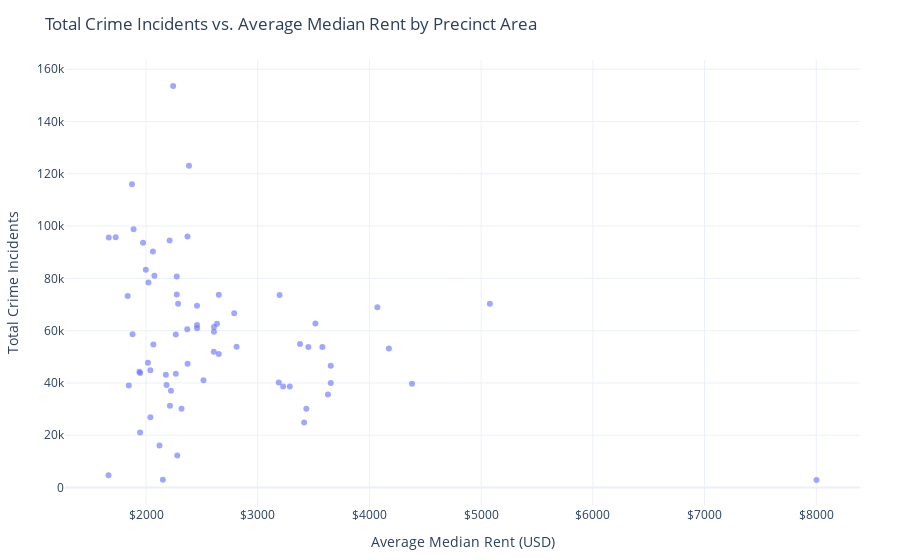
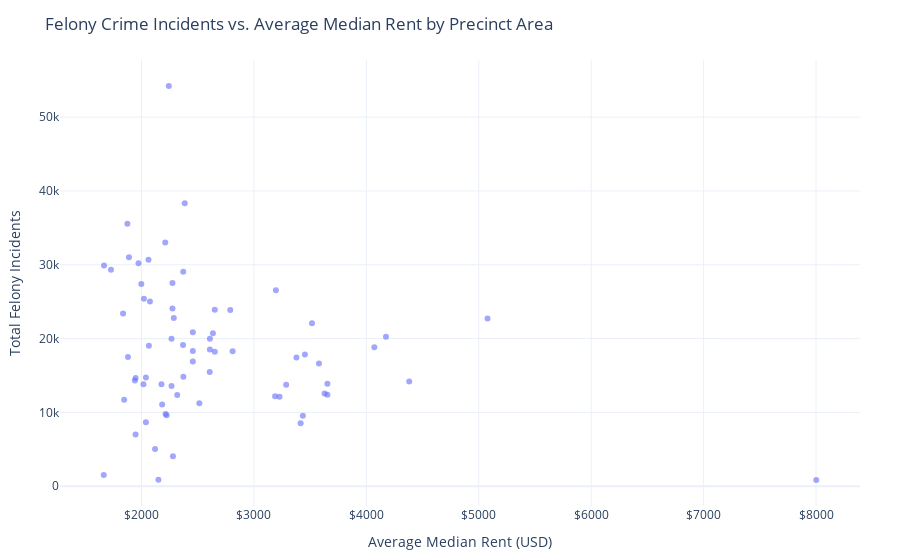

Notebook cell for these charts, in order:
### Code cell
# Aggregate crime and rent by precinct area
area_agg_data = (
    merged_df
    .groupby("precinct_area", as_index=False)
    .agg(
        total_crime=("count", "sum"),
        avg_median_rent=("median_rent", "mean")
    )
)

# Total Crime vs. Average Median Rent
fig1 = px.scatter(
    area_agg_data,
    x="avg_median_rent",
    y="total_crime",
    hover_name="precinct_area",
    title="Total Crime Incidents vs. Average Median Rent by Precinct Area",
    labels={
        "avg_median_rent": "Average Median Rent (USD)",
        "total_crime": "Total Crime Incidents"
    }
)

fig1.update_traces(
    marker=dict(size=6, opacity=0.6, line=dict(width=0)),
    hovertemplate=(
        "Area: %{hovertext}<br>"
        "Avg. Rent: $%{x:,.0f}<br>"
        "Total Crimes: %{y:,}<extra></extra>"
    )
)

fig1.update_layout(
    template="plotly_white",
    xaxis=dict(tickprefix="$"),
    margin=dict(l=60, r=40, t=60, b=50)
)

fig1.show()


# Felony Crime vs. Average Median Rent
felony_by_area = (
    merged_df[merged_df["law_cat_cd"] == "FELONY"]
    .groupby("precinct_area", as_index=False)["count"]
    .sum()
    .rename(columns={"count": "felony_count"})
)

area_rent_felony = (
    area_agg_data
    .merge(felony_by_area, on="precinct_area", how="left")
    .fillna({"felony_count": 0})
)

fig2 = px.scatter(
    area_rent_felony,
    x="avg_median_rent",
    y="felony_count",
    hover_name="precinct_area",
    title="Felony Crime Incidents vs. Average Median Rent by Precinct Area",
    labels={
        "avg_median_rent": "Average Median Rent (USD)",
        "felony_count": "Total Felony Incidents"
    }
)

fig2.update_traces(
    marker=dict(size=6, opacity=0.6, line=dict(width=0)),
    hovertemplate=(
        "Area: %{hovertext}<br>"
        "Avg. Rent: $%{x:,.0f}<br>"
        "Felony Crimes: %{y:,}<extra></extra>"
    )
)

fig2.update_layout(
    template="plotly_white",
    xaxis=dict(tickprefix="$"),
    margin=dict(l=60, r=40, t=60, b=50)
)

fig2.show()

### Figure 1 — Plotly figure (JSON) as saved in the notebook; plotly's stock layout.template omitted (floating-point values rounded to 4 significant figures)
{"data": [{"hovertemplate": "Area: %{hovertext}<br>Avg. Rent: $%{x:,.0f}<br>Total Crimes: %{y:,}<extra></extra>", "hovertext": ["Astoria", "Bay Ridge / Dyker Heights", "Bayside", "Bedford-Stuyvesant Central", "Bedford-Stuyvesant North", "Belmont / Tremont", "Bensonhurst", "Borough Park", "Brooklyn Heights / Downtown Brooklyn", "Brownsville", "Bushwick", "Canarsie", "Central Park", "Chelsea / Hudson Yards", "Coney Island / Brighton Beach", "Crown Heights North", "Crown Heights South", "East Flatbush", "East Harlem Central", "East Harlem North", "East Harlem South", "East New York", "East Village / Alphabet City", "Elmhurst / Corona", "Far Rockaway", "Financial District / Tribeca", "Flatbush / Ditmas Park", "Flatiron / Midtown South", "Flushing", "Forest Hills / Rego Park", "Fort Greene / Clinton Hill", "Fresh Meadows / Hillcrest", "Greenpoint", "Greenwich Village / West Village", "Hamilton Heights / Sugar Hill", "Highbridge / Grand Concourse", "Hunts Point", "Jackson Heights / East Elmhurst", "Jamaica Central", "Jamaica South", "Long Island City", "Marine Park / Mill Basin", "Midtown East", "Morningside Heights / Manhattanville", "Morrisania / Crotona Park East", "Norwood / Bedford Park", "Ozone Park / Howard Beach", "Park Slope", "Pelham Parkway / Morris Park", "Queens Village", "Red Hook / Carroll Gardens", "Richmond Hill / Woodhaven", "Ridgewood / Glendale", "Riverdale / Kingsbridge", "Rockaway Beach", "Sheepshead Bay / Madison", "Soundview", "South Bronx / Mott Haven", "Sunset Park / Windsor Terrace", "Throgs Neck / Co-op City", "University Heights / Fordham", "Upper East Side", "Upper West Side", "Upper West Side North", "Washington Heights North", "Washington Heights South", "West Harlem", "Williamsburg South", "Woodlawn / Wakefield"], "legendgroup": "", "marker": {"color": "#636efa", "line": {"width": 0}, "opacity": 0.6, "size": 6, "symbol": "circle"}, "mode": "markers", "name": "", "orientation": "v", "showlegend": false, "type": "scatter", "x": [2371.0, 2017.0, 2318.0, 2652.0, 2652.0, 2075.0, 1879.0, 1947.0, 3578.0, 1973.0, 2789.0, 2177.0, 8002.0, 4381.0, 2369.0, 2608.0, 2608.0, 2211.0, 2456.0, 2456.0, 2456.0, 2243.0, 3453.0, 2021.0, 2039.0, 4071.0, 2287.0, 5078.0, 2062.0, 2223.0, 3227.0, 2280.0, 3287.0, 4174.0, 2514.0, 1874.0, 2151.0, 1998.0, 2275.0, 2275.0, 3378.0, 2120.0, 3628.0, 3435.0, 2214.0, 1666.0, 1664.0, 3188.0, 1940.0, 1947.0, 3415.0, 1846.0, 2635.0, 2372.0, 2039.0, 2065.0, 1888.0, 2384.0, 2810.0, 2184.0, 1728.0, 3195.0, 3654.0, 3654.0, 2267.0, 2267.0, 2607.0, 3516.0, 1836.0], "xaxis": "x", "y": [96011, 47703, 30106, 51031, 73699, 81013, 58603, 43836, 53758, 93585, 66684, 43130, 2905, 39674, 60571, 61390, 59581, 94476, 62203, 69515, 60890, 153550, 53761, 78401, 44901, 68962, 70337, 70280, 90232, 36983, 38635, 12292, 38608, 53155, 41018, 116002, 2934, 83265, 80739, 73791, 54897, 16088, 35558, 30111, 31308, 95658, 4696, 40157, 44247, 21040, 24834, 39011, 62607, 47322, 26876, 54661, 98751, 123075, 53855, 39197, 95677, 73600, 39970, 46540, 58507, 43501, 51892, 62766, 73286], "yaxis": "y"}], "layout": {"legend": {"tracegroupgap": 0}, "margin": {"b": 50, "l": 60, "r": 40, "t": 60}, "title": {"text": "Total Crime Incidents vs. Average Median Rent by Precinct Area"}, "xaxis": {"anchor": "y", "domain": [0, 1], "tickprefix": "$", "title": {"text": "Average Median Rent (USD)"}}, "yaxis": {"anchor": "x", "domain": [0, 1], "title": {"text": "Total Crime Incidents"}}}}

### Figure 2 — Plotly figure (JSON) as saved in the notebook; plotly's stock layout.template omitted (floating-point values rounded to 4 significant figures)
{"data": [{"hovertemplate": "Area: %{hovertext}<br>Avg. Rent: $%{x:,.0f}<br>Felony Crimes: %{y:,}<extra></extra>", "hovertext": ["Astoria", "Bay Ridge / Dyker Heights", "Bayside", "Bedford-Stuyvesant Central", "Bedford-Stuyvesant North", "Belmont / Tremont", "Bensonhurst", "Borough Park", "Brooklyn Heights / Downtown Brooklyn", "Brownsville", "Bushwick", "Canarsie", "Central Park", "Chelsea / Hudson Yards", "Coney Island / Brighton Beach", "Crown Heights North", "Crown Heights South", "East Flatbush", "East Harlem Central", "East Harlem North", "East Harlem South", "East New York", "East Village / Alphabet City", "Elmhurst / Corona", "Far Rockaway", "Financial District / Tribeca", "Flatbush / Ditmas Park", "Flatiron / Midtown South", "Flushing", "Forest Hills / Rego Park", "Fort Greene / Clinton Hill", "Fresh Meadows / Hillcrest", "Greenpoint", "Greenwich Village / West Village", "Hamilton Heights / Sugar Hill", "Highbridge / Grand Concourse", "Hunts Point", "Jackson Heights / East Elmhurst", "Jamaica Central", "Jamaica South", "Long Island City", "Marine Park / Mill Basin", "Midtown East", "Morningside Heights / Manhattanville", "Morrisania / Crotona Park East", "Norwood / Bedford Park", "Ozone Park / Howard Beach", "Park Slope", "Pelham Parkway / Morris Park", "Queens Village", "Red Hook / Carroll Gardens", "Richmond Hill / Woodhaven", "Ridgewood / Glendale", "Riverdale / Kingsbridge", "Rockaway Beach", "Sheepshead Bay / Madison", "Soundview", "South Bronx / Mott Haven", "Sunset Park / Windsor Terrace", "Throgs Neck / Co-op City", "University Heights / Fordham", "Upper East Side", "Upper West Side", "Upper West Side North", "Washington Heights North", "Washington Heights South", "West Harlem", "Williamsburg South", "Woodlawn / Wakefield"], "legendgroup": "", "marker": {"color": "#636efa", "line": {"width": 0}, "opacity": 0.6, "size": 6, "symbol": "circle"}, "mode": "markers", "name": "", "orientation": "v", "showlegend": false, "type": "scatter", "x": [2371.0, 2017.0, 2318.0, 2652.0, 2652.0, 2075.0, 1879.0, 1947.0, 3578.0, 1973.0, 2789.0, 2177.0, 8002.0, 4381.0, 2369.0, 2608.0, 2608.0, 2211.0, 2456.0, 2456.0, 2456.0, 2243.0, 3453.0, 2021.0, 2039.0, 4071.0, 2287.0, 5078.0, 2062.0, 2223.0, 3227.0, 2280.0, 3287.0, 4174.0, 2514.0, 1874.0, 2151.0, 1998.0, 2275.0, 2275.0, 3378.0, 2120.0, 3628.0, 3435.0, 2214.0, 1666.0, 1664.0, 3188.0, 1940.0, 1947.0, 3415.0, 1846.0, 2635.0, 2372.0, 2039.0, 2065.0, 1888.0, 2384.0, 2810.0, 2184.0, 1728.0, 3195.0, 3654.0, 3654.0, 2267.0, 2267.0, 2607.0, 3516.0, 1836.0], "xaxis": "x", "y": [29071, 13832, 12376, 18219, 23922, 25016, 17497, 14668, 16610, 30199, 23871, 13825, 852, 14198, 19129, 18535, 19983, 33012, 18333, 20871, 16889, 54209, 17841, 25402, 14745, 18823, 22802, 22727, 30674, 9605, 12123, 4057, 13763, 20256, 11233, 35540, 884, 27411, 27537, 24090, 17451, 5060, 12577, 9562, 9781, 29898, 1517, 12178, 14309, 7003, 8517, 11718, 20740, 14828, 8678, 19041, 31017, 38330, 18288, 11089, 29337, 26558, 12399, 13896, 19987, 13587, 15471, 22083, 23413], "yaxis": "y"}], "layout": {"legend": {"tracegroupgap": 0}, "margin": {"b": 50, "l": 60, "r": 40, "t": 60}, "title": {"text": "Felony Crime Incidents vs. Average Median Rent by Precinct Area"}, "xaxis": {"anchor": "y", "domain": [0, 1], "tickprefix": "$", "title": {"text": "Average Median Rent (USD)"}}, "yaxis": {"anchor": "x", "domain": [0, 1], "title": {"text": "Total Felony Incidents"}}}}
